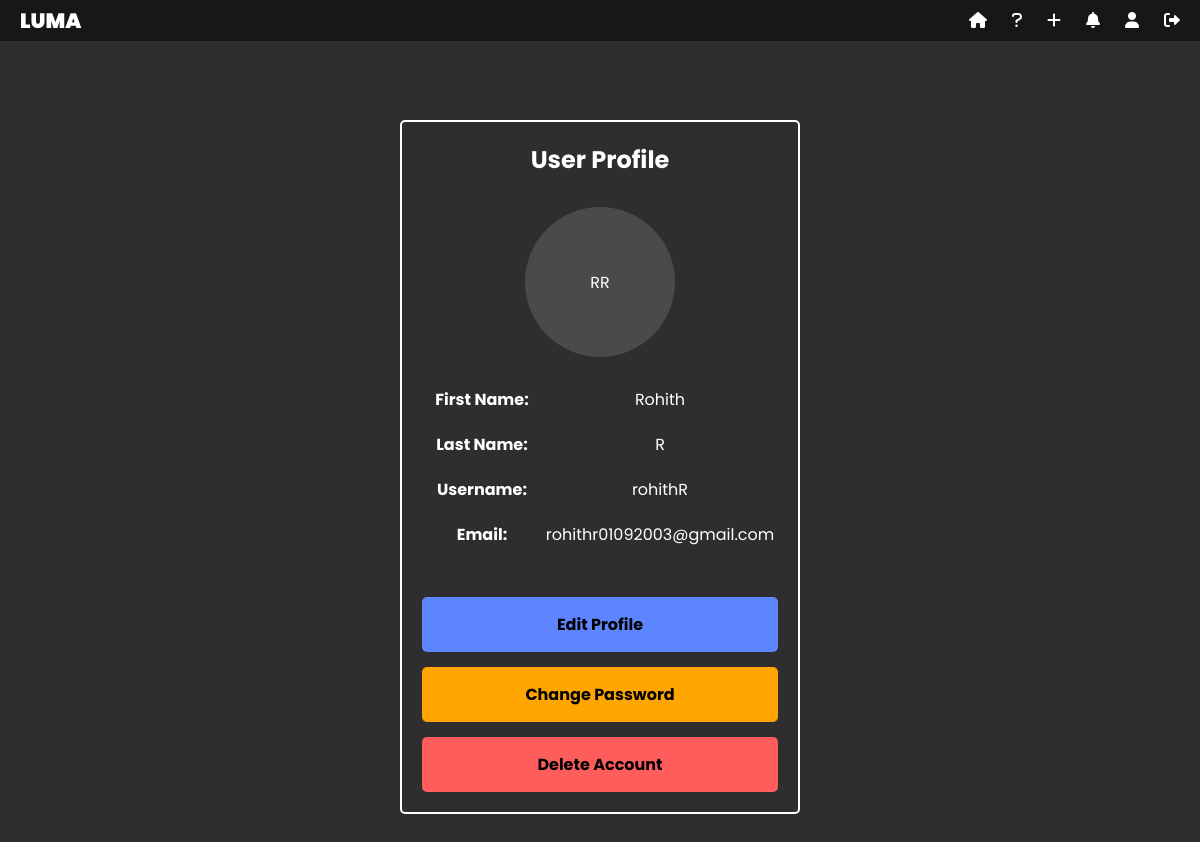
Before: /profile/ (signed in) with the older database file.
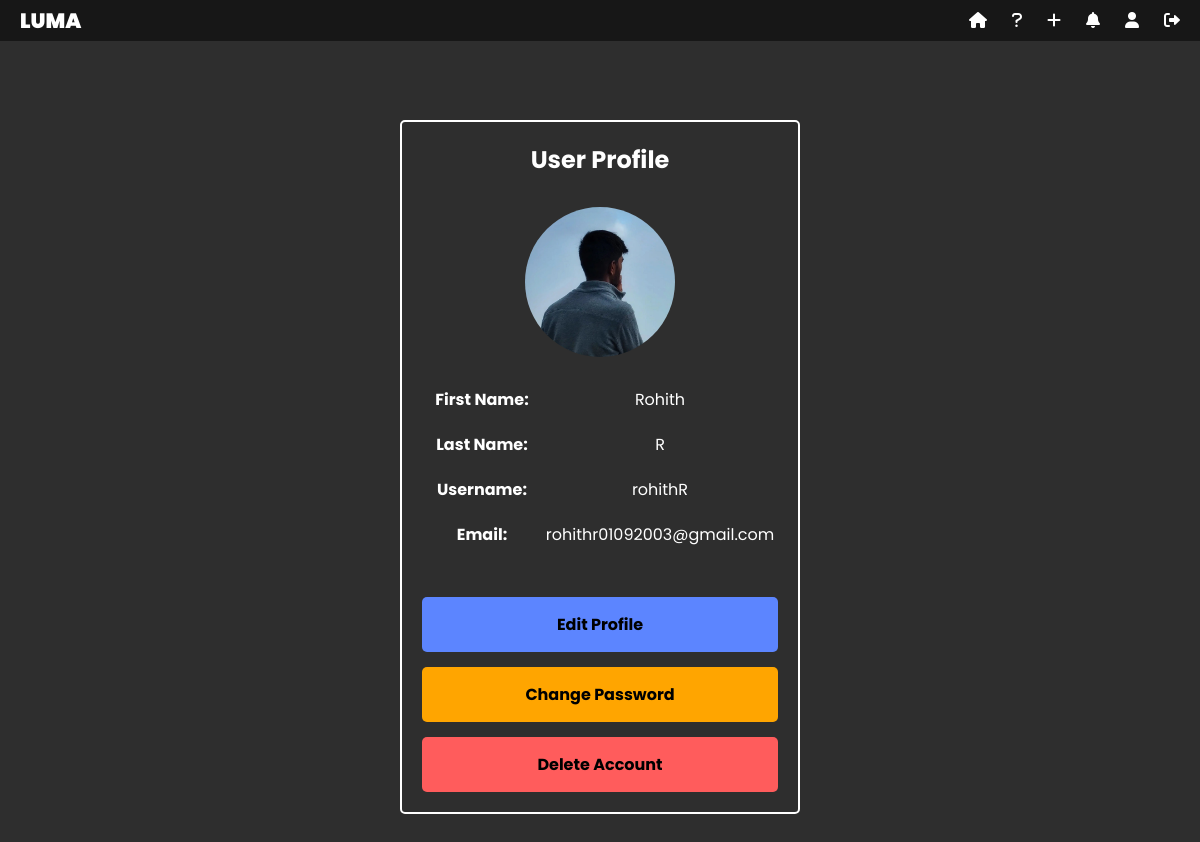
After: the same page with the newer database file.
### chat/models.py (models this page shows, shortened)
class User(AbstractBaseUser):
    first_name = models.CharField(max_length=30)
    last_name = models.CharField(max_length=30)
    username = models.CharField(max_length=30, unique=True)
    email = models.EmailField(unique=True)
    profile_picture = models.ImageField(upload_to='profile_pics/', blank=True, null=True)  # Optional field
    created_at = models.DateTimeField(auto_now_add=True)
    is_active = models.BooleanField(default=True)
    is_admin = models.BooleanField(default=False)
    is_banned = models.BooleanField(default=False)
    ban_expiry = models.DateTimeField(null=True, blank=True)
    ban_reason = models.TextField(blank=True, null=True)
    objects = UserManager()
    USERNAME_FIELD = 'username'
    REQUIRED_FIELDS = ['email', 'first_name', 'last_name']
    class Meta:
        db_table = 'chat_user'
    def is_currently_banned(self):
        if not self.is_banned:
            return False
        if self.ban_expiry and timezone.now() > self.ban_expiry:
            self.unban_user()
            return False
        return True

### chat/views.py (the view, shortened to what this page needs)
# urls.py: path('profile/', views.profile, name='profile'),
@login_required
def profile(request):
    user = request.user
    return render(request, 'profile.html', {'user': user})

### templates/profile.html (shortened to what this page needs)
{% extends 'base.html' %}
{% block content %}
<div class="profile-container">
    <div class="profile-content">
        <h2>User Profile</h2>
        <div class="profile-picture-container">
            <div class="profile-picture" id="profilePicContainer">
                {% if user.profile_picture %}
                    <img src="{{ user.profile_picture.url }}" alt="{{ user.username }}'s profile picture">
                {% else %}
                    <span>{{ user.first_name|first }}{{ user.last_name|first }}</span>
                {% endif %}
            </div>
        </div>
        <div class="profile-details">
            <div class="profile-field">
                <div class="profile-field-label">First Name:</div>
                <div class="profile-field-value">{{ user.first_name }}</div>
            </div>
            <div class="profile-field">
                <div class="profile-field-label">Last Name:</div>
                <div class="profile-field-value">{{ user.last_name }}</div>
            </div>
            <div class="profile-field">
                <div class="profile-field-label">Username:</div>
                <div class="profile-field-value">{{ user.username }}</div>
            </div>
            <div class="profile-field">
                <div class="profile-field-label">Email:</div>
                <div class="profile-field-value">{{ user.email }}</div>
            </div>
        </div>
        <div class="profile-buttons">
            <button onclick="openEditProfileModal()" class="profile-button edit-button">Edit Profile</button>
            <button onclick="openChangePasswordModal()" class="profile-button edit-button" style="background-color: #FFA500;">Change Password</button>
            <button onclick="openDeleteAccountModal()" class="profile-button delete-button">Delete Account</button>
        </div>
    </div>
</div>
{% endblock %}

Changed rows visible on the page:
changed User "Rohith": profile_picture: picture added; profile_picture empty → "profile_pics/pfp.jpg" (drawn); first_name|first "R" → (not shown); last_name|first "R" → (not shown)
